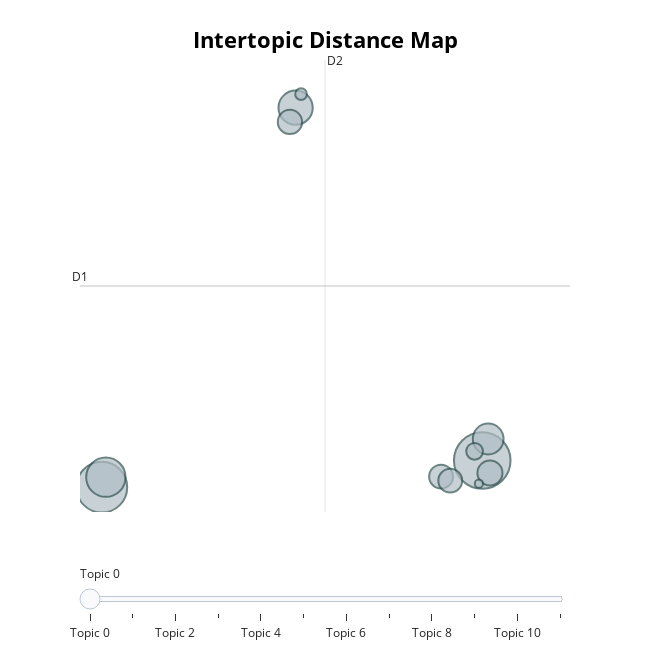

Notebook code cell kept with this figure:
### Markdown cell above
## 토픽 클러스터링 시각화

### Code cell
model.visualize_topics(topics=list(range(12)))

### Figure 1 — Plotly figure (JSON) as saved in the notebook; plotly's stock layout.template omitted (floating-point values rounded to 4 significant figures)
{"data": [{"customdata": [[0, "교육 | 학교 | 학생 | 농업 | 제공", 699], [1, "도시 | 시민 | 추진 | 교육 | 청소년", 562], [2, "후보 | 농협 | 선거 | 지방 | 산업", 338], [3, "갯벌 | 해양 | 생물 | 환경 | 에너지", 256], [4, "단지 | 지구 | 가구 | 조성 | 청년", 207], [5, "지방 | 예산 | 소멸 | 인구 | 재단", 137], [6, "관광 | 세계 | 홍어 | 마을 | 축제", 129], [7, "안전 | 점검 | 해양 | 학교 | 발생", 125], [8, "인구 | 청년 | 감소 | 수도 | 코로나", 124], [9, "근로자 | 인권 | 일자리 | 고용 | 조사", 61], [10, "진흥원 | 한국 | 정책 | 연구 | 주민", 30], [11, "장애인 | 체험 | 센터 | 예산 | 설립", 15]], "hovertemplate": "<b>Topic %{customdata[0]}</b><br>%{customdata[1]}<br>Size: %{customdata[2]}", "legendgroup": "", "marker": {"color": "#B0BEC5", "line": {"color": "DarkSlateGrey", "width": 2}, "size": [699, 562, 338, 256, 207, 137, 129, 125, 124, 61, 30, 15], "sizemode": "area", "sizeref": 0.4369, "symbol": "circle"}, "mode": "markers", "name": "", "orientation": "v", "showlegend": false, "type": "scatter", "x": [29.66, 8.207, 8.434, 19.13, 29.99, 30.09, 18.81, 27.34, 27.85, 29.23, 19.44, 29.47], "xaxis": "x", "y": [-3.135, -3.739, -3.513, 4.839, -2.65, -3.417, 4.518, -3.5, -3.591, -2.927, 5.146, -3.66], "yaxis": "y"}], "layout": {"annotations": [{"showarrow": false, "text": "D1", "x": 6.976, "y": 0.809, "yshift": 10}, {"showarrow": false, "text": "D2", "x": 20.79, "xshift": 10, "y": 5.918}], "height": 650, "hoverlabel": {"bgcolor": "white", "font": {"family": "Rockwell", "size": 16}}, "legend": {"itemsizing": "constant", "tracegroupgap": 0}, "margin": {"t": 60}, "shapes": [{"line": {"color": "#CFD8DC", "width": 2}, "type": "line", "x0": 20.79, "x1": 20.79, "y0": -4.3, "y1": 5.918}, {"line": {"color": "#9E9E9E", "width": 2}, "type": "line", "x0": 6.976, "x1": 34.61, "y0": 0.809, "y1": 0.809}], "sliders": [{"active": 0, "pad": {"t": 50}, "steps": [{"args": [{"marker.color": [["red", "#B0BEC5", "#B0BEC5", "#B0BEC5", "#B0BEC5", "#B0BEC5", "#B0BEC5", "#B0BEC5", "#B0BEC5", "#B0BEC5", "#B0BEC5", "#B0BEC5"]]}], "label": "Topic 0", "method": "update"}, {"args": [{"marker.color": [["#B0BEC5", "red", "#B0BEC5", "#B0BEC5", "#B0BEC5", "#B0BEC5", "#B0BEC5", "#B0BEC5", "#B0BEC5", "#B0BEC5", "#B0BEC5", "#B0BEC5"]]}], "label": "Topic 1", "method": "update"}, {"args": [{"marker.color": [["#B0BEC5", "#B0BEC5", "red", "#B0BEC5", "#B0BEC5", "#B0BEC5", "#B0BEC5", "#B0BEC5", "#B0BEC5", "#B0BEC5", "#B0BEC5", "#B0BEC5"]]}], "label": "Topic 2", "method": "update"}, {"args": [{"marker.color": [["#B0BEC5", "#B0BEC5", "#B0BEC5", "red", "#B0BEC5", "#B0BEC5", "#B0BEC5", "#B0BEC5", "#B0BEC5", "#B0BEC5", "#B0BEC5", "#B0BEC5"]]}], "label": "Topic 3", "method": "update"}, {"args": [{"marker.color": [["#B0BEC5", "#B0BEC5", "#B0BEC5", "#B0BEC5", "red", "#B0BEC5", "#B0BEC5", "#B0BEC5", "#B0BEC5", "#B0BEC5", "#B0BEC5", "#B0BEC5"]]}], "label": "Topic 4", "method": "update"}, {"args": [{"marker.color": [["#B0BEC5", "#B0BEC5", "#B0BEC5", "#B0BEC5", "#B0BEC5", "red", "#B0BEC5", "#B0BEC5", "#B0BEC5", "#B0BEC5", "#B0BEC5", "#B0BEC5"]]}], "label": "Topic 5", "method": "update"}, {"args": [{"marker.color": [["#B0BEC5", "#B0BEC5", "#B0BEC5", "#B0BEC5", "#B0BEC5", "#B0BEC5", "red", "#B0BEC5", "#B0BEC5", "#B0BEC5", "#B0BEC5", "#B0BEC5"]]}], "label": "Topic 6", "method": "update"}, {"args": [{"marker.color": [["#B0BEC5", "#B0BEC5", "#B0BEC5", "#B0BEC5", "#B0BEC5", "#B0BEC5", "#B0BEC5", "red", "#B0BEC5", "#B0BEC5", "#B0BEC5", "#B0BEC5"]]}], "label": "Topic 7", "method": "update"}, {"args": [{"marker.color": [["#B0BEC5", "#B0BEC5", "#B0BEC5", "#B0BEC5", "#B0BEC5", "#B0BEC5", "#B0BEC5", "#B0BEC5", "red", "#B0BEC5", "#B0BEC5", "#B0BEC5"]]}], "label": "Topic 8", "method": "update"}, {"args": [{"marker.color": [["#B0BEC5", "#B0BEC5", "#B0BEC5", "#B0BEC5", "#B0BEC5", "#B0BEC5", "#B0BEC5", "#B0BEC5", "#B0BEC5", "red", "#B0BEC5", "#B0BEC5"]]}], "label": "Topic 9", "method": "update"}, {"args": [{"marker.color": [["#B0BEC5", "#B0BEC5", "#B0BEC5", "#B0BEC5", "#B0BEC5", "#B0BEC5", "#B0BEC5", "#B0BEC5", "#B0BEC5", "#B0BEC5", "red", "#B0BEC5"]]}], "label": "Topic 10", "method": "update"}, {"args": [{"marker.color": [["#B0BEC5", "#B0BEC5", "#B0BEC5", "#B0BEC5", "#B0BEC5", "#B0BEC5", "#B0BEC5", "#B0BEC5", "#B0BEC5", "#B0BEC5", "#B0BEC5", "red"]]}], "label": "Topic 11", "method": "update"}]}], "title": {"font": {"color": "Black", "size": 22}, "text": "<b>Intertopic Distance Map</b>", "x": 0.5, "xanchor": "center", "y": 0.95, "yanchor": "top"}, "width": 650, "xaxis": {"anchor": "y", "domain": [0, 1], "range": [6.976, 34.61], "title": {"text": ""}, "visible": false}, "yaxis": {"anchor": "x", "domain": [0, 1], "range": [-4.3, 5.918], "title": {"text": ""}, "visible": false}}}
